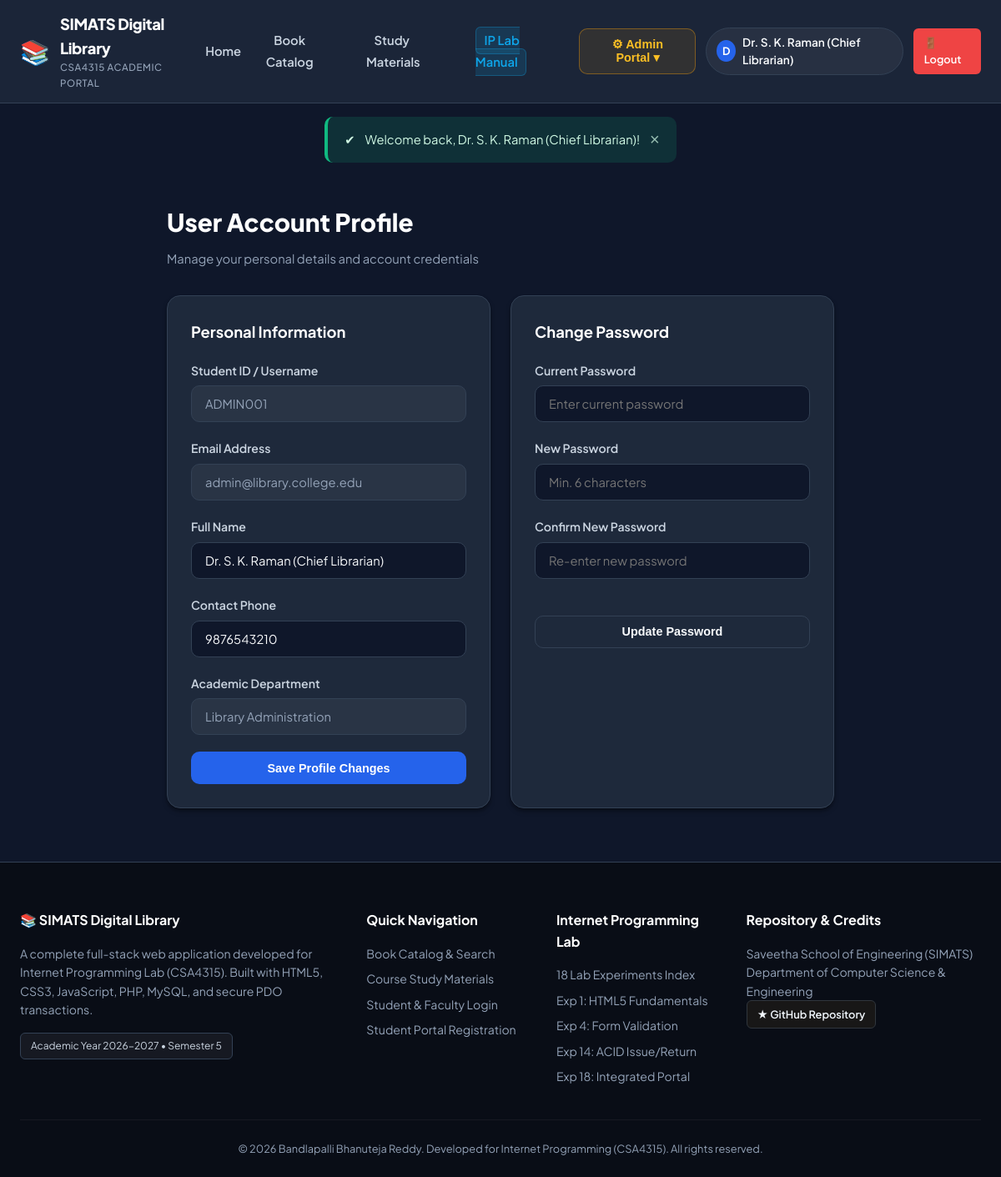
/student/profile.php (signed in), run on the app's committed database.
### tables this page shows
CREATE TABLE IF NOT EXISTS users (
    id INT AUTO_INCREMENT PRIMARY KEY,
    student_id VARCHAR(50) NOT NULL UNIQUE,
    name VARCHAR(100) NOT NULL,
    email VARCHAR(100) NOT NULL UNIQUE,
    password VARCHAR(255) NOT NULL,
    role ENUM('admin', 'student') NOT NULL DEFAULT 'student',
    phone VARCHAR(20) DEFAULT NULL,
    department VARCHAR(100) DEFAULT 'Computer Science & Engineering',
    status ENUM('active', 'suspended') NOT NULL DEFAULT 'active',
    created_at TIMESTAMP DEFAULT CURRENT_TIMESTAMP,
    INDEX idx_user_role (role),
    INDEX idx_user_email (email)
);

### config/config.php (called while the page is built, shortened)
    <?php
function current_user() {
    return $_SESSION['user'] ?? null;
}

### student/profile.php (the view, shortened to what this page needs)
<?php
require_once __DIR__ . '/../config/config.php';
$user = current_user();
$userId = $user['id'];
try {
    $pdo = get_db_connection();
    $stmt = $pdo->prepare("SELECT * FROM users WHERE id = ?");
    $stmt->execute([$userId]);
    $profile = $stmt->fetch();
} catch (Exception $e) {
    die('Database error: ' . $e->getMessage());
}
include_once __DIR__ . '/../includes/header.php';
?>
<div style="max-width: 800px; margin: 0 auto;">
    <h1 style="font-size: 1.85rem; font-weight: 800; color: #ffffff; margin-bottom: 0.5rem;">User Account Profile</h1>
    <p style="color: var(--text-muted); font-size: 0.92rem; margin-bottom: 2rem;">Manage your personal details and account credentials</p>
    <div class="grid grid-cols-2" style="margin-bottom: 2rem;">
        <div class="card">
            <h3 style="font-size: 1.15rem; font-weight: 700; color: #ffffff; margin-bottom: 1.25rem;">Personal Information</h3>
            <form action="<?php echo BASE_URL; ?>/student/profile.php" method="POST">
                <div class="form-group">
                    <label class="form-label">Student ID / Username</label>
                    <input type="text" class="form-control" value="<?php echo htmlspecialchars($profile['student_id']); ?>" disabled style="background: rgba(255,255,255,0.05); color: var(--text-muted);">
                </div>
                <div class="form-group">
                    <label class="form-label">Email Address</label>
                    <input type="email" class="form-control" value="<?php echo htmlspecialchars($profile['email']); ?>" disabled style="background: rgba(255,255,255,0.05); color: var(--text-muted);">
                </div>
                <div class="form-group">
                    <label class="form-label">Full Name</label>
                    <input type="text" name="name" class="form-control" value="<?php echo htmlspecialchars($profile['name']); ?>" required>
                </div>
                <div class="form-group">
                    <label class="form-label">Contact Phone</label>
                    <input type="text" name="phone" class="form-control" value="<?php echo htmlspecialchars($profile['phone'] ?? ''); ?>">
                </div>
                <div class="form-group">
                    <label class="form-label">Academic Department</label>
                    <input type="text" class="form-control" value="<?php echo htmlspecialchars($profile['department']); ?>" disabled style="background: rgba(255,255,255,0.05); color: var(--text-muted);">
                </div>
                <button type="submit" class="btn btn-primary" style="width: 100%;">Save Profile Changes</button>
            </form>
        </div>
        <div class="card">
            <h3 style="font-size: 1.15rem; font-weight: 700; color: #ffffff; margin-bottom: 1.25rem;">Change Password</h3>
            <form action="<?php echo BASE_URL; ?>/student/profile.php" method="POST">
                <div class="form-group">
                    <label class="form-label">Current Password</label>
                    <input type="password" name="current_password" class="form-control" placeholder="Enter current password" required>
                </div>
                <div class="form-group">
                    <label class="form-label">New Password</label>
                    <input type="password" name="new_password" class="form-control" placeholder="Min. 6 characters" required>
                </div>
                <div class="form-group">
                    <label class="form-label">Confirm New Password</label>
                    <input type="password" name="confirm_password" class="form-control" placeholder="Re-enter new password" required>
                </div>
                <button type="submit" class="btn btn-outline" style="width: 100%; margin-top: 1.5rem;">Update Password</button>
            </form>
        </div>
    </div>
</div>
<?php include_once __DIR__ . '/../includes/footer.php'; ?>

### includes/navbar.php (shortened to what this page needs)
<?php
$user = current_user();
?>
<nav class="navbar" id="mainNavbar">
    <div class="nav-container">
        <a href="<?php echo BASE_URL; ?>/index.php" class="brand-logo">
            <span class="logo-icon">&#128218;</span>
            <span class="brand-text">
                <span class="brand-title"><?php echo htmlspecialchars(APP_NAME); ?></span>
                <span class="brand-subtitle">CSA4315 Academic Portal</span>
            </span>
        </a>
        <div class="nav-menu" id="navMenu">
            <ul class="nav-links">
                <li><a href="<?php echo BASE_URL; ?>/index.php" class="nav-link">Home</a></li>
                <li><a href="<?php echo BASE_URL; ?>/books/catalog.php" class="nav-link">Book Catalog</a></li>
                <li><a href="<?php echo BASE_URL; ?>/student/materials.php" class="nav-link">Study Materials</a></li>
                <li><a href="<?php echo BASE_URL; ?>/LAB/README.md" class="nav-link badge-link">IP Lab Manual</a></li>
            </ul>
            <div class="nav-actions">
                <?php if ($user): ?>
                    <?php if ($user['role'] === 'admin'): ?>
                        <div class="dropdown">
                            <button class="btn btn-outline-admin dropdown-btn">
                                &#9881; Admin Portal &#9662;
                            </button>
                        </div>
                    <?php endif; ?>
                    <span class="user-greeting">
                        <span class="user-avatar"><?php echo strtoupper(substr($user['name'], 0, 1)); ?></span>
                        <span class="user-name"><?php echo htmlspecialchars($user['name']); ?></span>
                    </span>
                    <a href="<?php echo BASE_URL; ?>/auth/logout.php" class="btn btn-sm btn-danger">&#128682; Logout</a>
                <?php else: ?>
                    <a href="<?php echo BASE_URL; ?>/auth/login.php" class="btn btn-outline">Sign In</a>
                    <a href="<?php echo BASE_URL; ?>/auth/register.php" class="btn btn-primary">Register</a>
                <?php endif; ?>
            </div>
        </div>
    </div>
</nav>

### data on the page
users: name "D", name "Dr. S. K. Raman (Chief Librarian)", student "ADMIN001", email "admin@library.college.edu", phone "9876543210", department "Library Administration"

### other printed values
APP_NAME "SIMATS Digital Library"
$flash['message'] "Welcome back, Dr. S. K. Raman (Chief Librarian)!"
